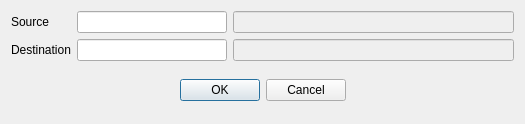
<?xml version="1.0" encoding="UTF-8"?>
<ui version="4.0">
 <class>DlgChangeSale</class>
 <widget class="QDialog" name="DlgChangeSale">
  <property name="geometry">
   <rect>
    <x>0</x>
    <y>0</y>
    <width>525</width>
    <height>124</height>
   </rect>
  </property>
  <property name="windowTitle">
   <string>Change sales</string>
  </property>
  <layout class="QGridLayout" name="gridLayout">
   <item row="0" column="0">
    <widget class="QLabel" name="label">
     <property name="text">
      <string>Source</string>
     </property>
    </widget>
   </item>
   <item row="0" column="1">
    <widget class="QLineEdit" name="leCode1">
     <property name="maximumSize">
      <size>
       <width>150</width>
       <height>16777215</height>
      </size>
     </property>
    </widget>
   </item>
   <item row="0" column="2">
    <widget class="QLineEdit" name="leName1">
     <property name="enabled">
      <bool>false</bool>
     </property>
    </widget>
   </item>
   <item row="1" column="0">
    <widget class="QLabel" name="label_2">
     <property name="text">
      <string>Destination</string>
     </property>
    </widget>
   </item>
   <item row="1" column="1">
    <widget class="QLineEdit" name="leCode2">
     <property name="maximumSize">
      <size>
       <width>150</width>
       <height>16777215</height>
      </size>
     </property>
    </widget>
   </item>
   <item row="1" column="2">
    <widget class="QLineEdit" name="leName2">
     <property name="enabled">
      <bool>false</bool>
     </property>
    </widget>
   </item>
   <item row="2" column="0" colspan="3">
    <widget class="QWidget" name="widget" native="true">
     <layout class="QHBoxLayout" name="horizontalLayout">
      <item>
       <spacer name="horizontalSpacer">
        <property name="orientation">
         <enum>Qt::Horizontal</enum>
        </property>
        <property name="sizeHint" stdset="0">
         <size>
          <width>158</width>
          <height>20</height>
         </size>
        </property>
       </spacer>
      </item>
      <item>
       <widget class="QPushButton" name="btnOK">
        <property name="text">
         <string>OK</string>
        </property>
       </widget>
      </item>
      <item>
       <widget class="QPushButton" name="btnCancel">
        <property name="text">
         <string>Cancel</string>
        </property>
       </widget>
      </item>
      <item>
       <spacer name="horizontalSpacer_2">
        <property name="orientation">
         <enum>Qt::Horizontal</enum>
        </property>
        <property name="sizeHint" stdset="0">
         <size>
          <width>157</width>
          <height>20</height>
         </size>
        </property>
       </spacer>
      </item>
     </layout>
    </widget>
   </item>
  </layout>
 </widget>
 <resources/>
 <connections/>
</ui>
